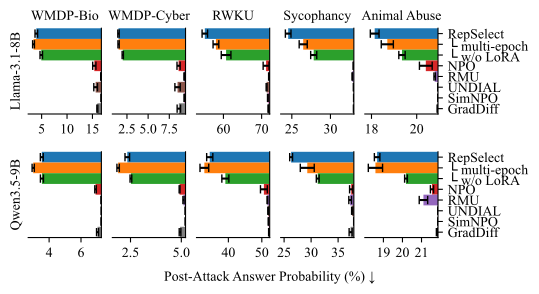

Here is the Python script that generated this plot:
# %%
# 2x5 grid: rows = Llama + Qwen, columns = all 5 datasets.
# Trial scores come from the per-model jsons written by dump_results_wandb.py.
from typing import Dict, List, Tuple

import matplotlib.pyplot as plt
import numpy as np
from scipy import stats

from main_grid import baselines, load_trial_scores, plot_grid, titles_dict

MODELS = ["Llama-3.1-8B", "Qwen3.5-9B"]

# (subdir, results_dir, dataset_key, display_name)
DATASETS = [
    ("wmdp_low_mi", "results_bio", "bio", "WMDP-Bio"),
    ("wmdp_low_mi", "results_cyber", "cyber", "WMDP-Cyber"),
    ("rwku", "results", "rwku", "RWKU"),
    ("sycophancy", "results", "sycophancy", "Sycophancy"),
    ("beavertails", "results", "animal_abuse", "Animal Abuse"),
]

trial_scores: Dict[str, Dict[str, Dict[str, List[float]]]] = {
    dataset: load_trial_scores(subdir, results_dir)
    for subdir, results_dir, dataset, _ in DATASETS
}


def get_stats(
    model: str,
    dataset: str,
    top_n: int = 10,
) -> Tuple[Dict[str, Tuple[float, float, float]], float]:
    """Like main_grid.get_stats, but tolerates methods absent from the reduced grid."""
    method_stats = {}
    for method in titles_dict:
        by_model = trial_scores[dataset].get(method, {})
        if model not in by_model:
            continue  # not run on this reduced grid; plot_grid renders an empty bar
        top = sorted(by_model[model])[:top_n]
        method_stats[method] = (np.mean(top), stats.sem(top), np.std(top))
    return method_stats, baselines[dataset][model]


# %%

if __name__ == "__main__":
    height = 1.0 + 0.9 * len(MODELS)
    fig = plot_grid(
        rows=[
            [get_stats(model, dataset) for _, _, dataset, _ in DATASETS]
            for model in MODELS
        ],
        col_titles=[display for _, _, _, display in DATASETS],
        row_titles=MODELS,
        figsize=(5.5, height),
        save_path="2_5_grid.pdf",
    )

    plt.show()

# %%
